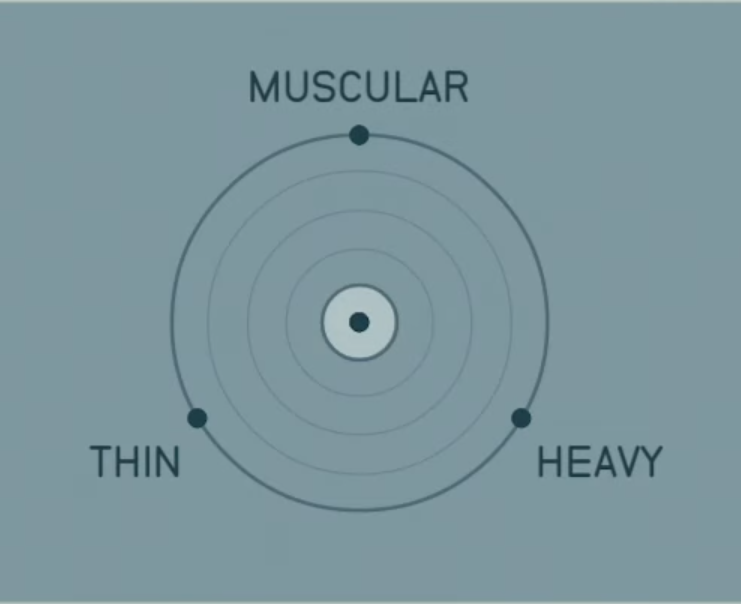
#> input picture assets/RadialSelector.png, 741 x 604 px, found by its file name
$ python data2image.py
#> lines starting #> are read from the running program, lines starting #| are printed output that depends on the picture
import cv2 as cv
import numpy as np

def bodyToImg(r,angle):
    """Function which superimposes a clear marker over Starfield's body radial selector.
    It allows users to more easily select the appropriate settings as the parameters, i.e. radius and angle, are difficult to correctly translate

    Args:
        r (_type_): _description_
        angle (_type_): _description_
    """
#> called with r = 0.75, angle = 234
    # Load radial selector
    image = cv.imread("assets/RadialSelector.png")
#> image is the input picture: shape (604, 741, 3); mean B, G, R 157.7, 150.3, 124.6
    # y, x
    # center 359x/322y
    # horizontally, end is at roughly at 547
    # Therefore, endpoint of radius is at (547,322)
    # the radius length in pixels is the difference 547-359 which can then be scaled
    CENTERX = 359
    CENTERY = 322
    HORIZONTAL_END_PIXEL = 547
    radiusPixels = HORIZONTAL_END_PIXEL-CENTERX
    angleRadians = angle*(np.pi/180)
    pointVector= np.array([CENTERX + (radiusPixels*r)*np.cos(angleRadians),
                           CENTERY + (radiusPixels*r)*np.sin(angleRadians)]).astype(np.int32)

    image = cv.circle(image, pointVector, radius=11, color=(0, 0, 0), thickness=2)
    image = cv.circle(image, pointVector, radius=9, color=(0, 0, 255), thickness=-1)
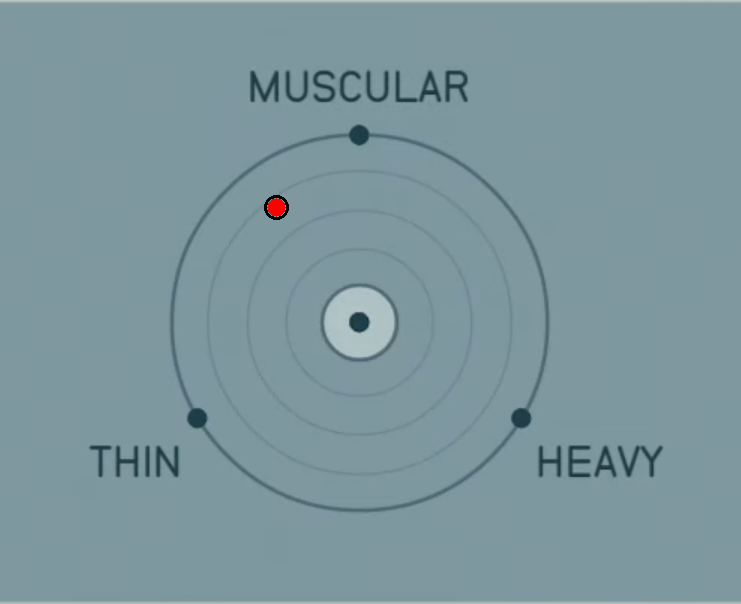
#> image: shape (604, 741, 3); mean B, G, R 157.5, 150.2, 124.6
    return image

def headshapeToImg(direction,intensity):
#> called with direction = 'down', intensity = 0.24
    image = cv.imread("assets/CrossSelector.png")
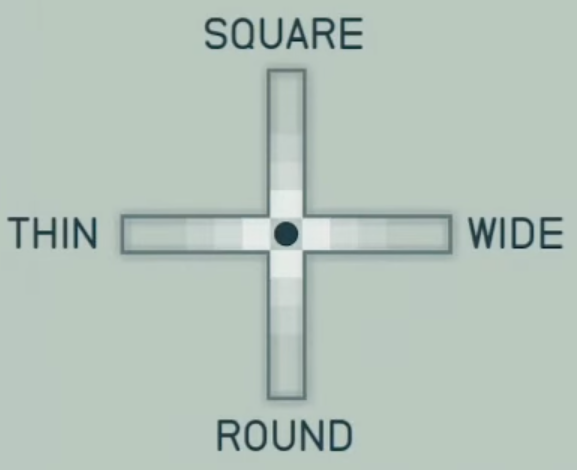
#> input picture assets/CrossSelector.png, 577 x 470 px, found by its file name
#> image is the input picture: shape (470, 577, 3); mean B, G, R 186.7, 195.7, 180.8
    # center 286x, 234y
    # horizontally end is at 446
    # The radius in pixels is therefore the difference between the centre and endpoint
    CENTERX = 286
    CENTERY = 234
    HORIZONTAL_END_PIXEL = 446
    radiusPixels = HORIZONTAL_END_PIXEL-CENTERX

    # The cross shaped selector is analagous to the circle from bodyToImg, however with discrete angles
    r = intensity if intensity != None else 0
    angle = 0
    if direction == "left":
        angle = 180
    elif direction == "right":
        angle = 0
    elif direction == "up":
        angle = -90
    elif direction == "down":
        angle = 90

    angleRadians = angle*(np.pi/180)
    pointVector= np.array([CENTERX + (radiusPixels*r)*np.cos(angleRadians),
                           CENTERY + (radiusPixels*r)*np.sin(angleRadians)]).astype(np.int32)
    image = cv.circle(image, pointVector, radius=11, color=(0, 0, 0), thickness=2)
    image = cv.circle(image, pointVector, radius=9, color=(0, 0, 255), thickness=-1)
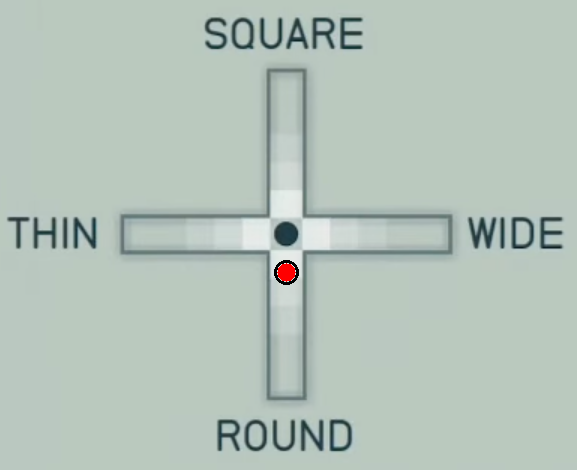
#> image: shape (470, 577, 3); mean B, G, R 186.3, 195.3, 180.7
    return image

if __name__ == "__main__":
    bodyToImg(0.75,234)
    headshapeToImg("down",0.24)
